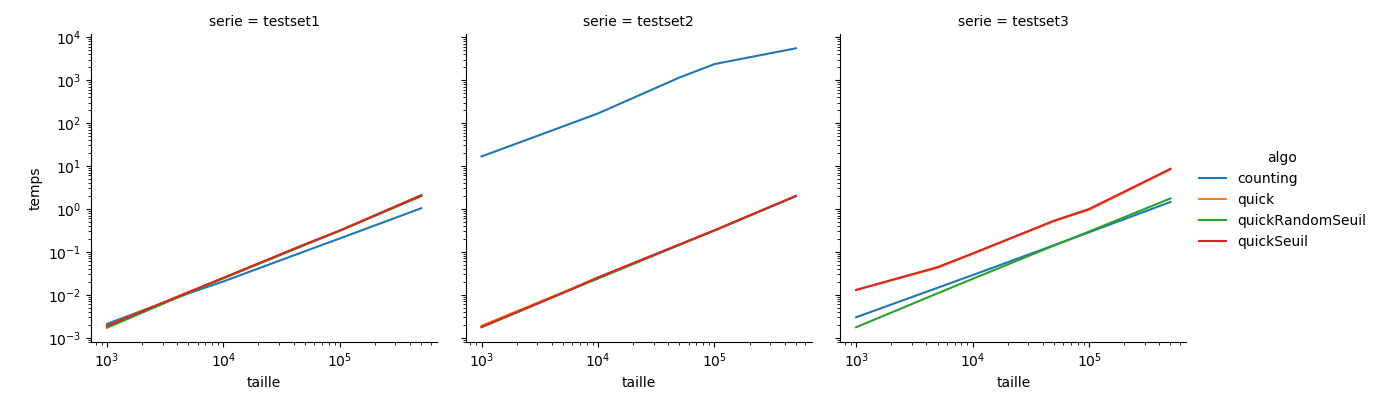

The script that saved this image:
import matplotlib.pyplot as plt
import pandas as pd
import seaborn as sns
import sys
import numpy

df = pd.read_csv('resultats.csv').groupby(['algo','serie','taille']).mean().reset_index()

g = sns.FacetGrid(df, col='serie', hue='algo', size=4, aspect=1)
g = g.map(plt.plot, 'taille', 'temps')
g.set(xscale='log')
g.set(yscale='log')
g.add_legend()
plt.savefig('test_puissance')